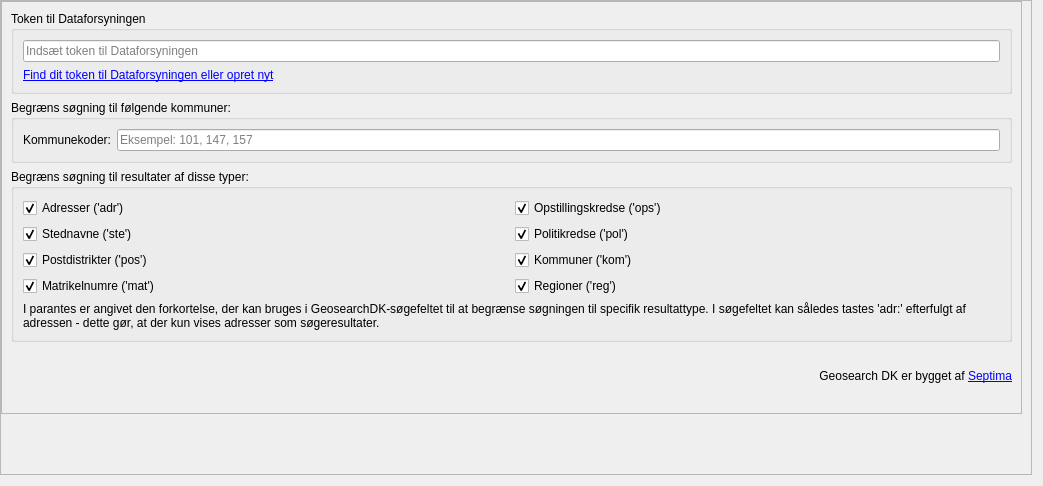
<?xml version="1.0" encoding="UTF-8"?>
<ui version="4.0">
 <class>geosearchConfigWidget</class>
 <widget class="QWidget" name="geosearchConfigWidget">
  <property name="geometry">
   <rect>
    <x>0</x>
    <y>0</y>
    <width>1043</width>
    <height>486</height>
   </rect>
  </property>
  <property name="windowTitle">
   <string>Geosearch DK - Settings</string>
  </property>
  <layout class="QGridLayout" name="gridLayout">
   <property name="leftMargin">
    <number>0</number>
   </property>
   <property name="topMargin">
    <number>0</number>
   </property>
   <item row="0" column="0">
    <widget class="QScrollArea" name="scrollArea">
     <property name="sizePolicy">
      <sizepolicy hsizetype="Expanding" vsizetype="Expanding">
       <horstretch>0</horstretch>
       <verstretch>0</verstretch>
      </sizepolicy>
     </property>
     <property name="toolTip">
      <string/>
     </property>
     <property name="frameShadow">
      <enum>QFrame::Raised</enum>
     </property>
     <property name="lineWidth">
      <number>0</number>
     </property>
     <property name="widgetResizable">
      <bool>true</bool>
     </property>
     <property name="alignment">
      <set>Qt::AlignLeading|Qt::AlignLeft|Qt::AlignTop</set>
     </property>
     <widget class="QWidget" name="scrollAreaWidgetContents_7">
      <property name="geometry">
       <rect>
        <x>0</x>
        <y>0</y>
        <width>1029</width>
        <height>447</height>
       </rect>
      </property>
      <property name="sizePolicy">
       <sizepolicy hsizetype="Preferred" vsizetype="Fixed">
        <horstretch>0</horstretch>
        <verstretch>0</verstretch>
       </sizepolicy>
      </property>
      <layout class="QGridLayout" name="gridLayout_2">
       <property name="leftMargin">
        <number>0</number>
       </property>
       <property name="topMargin">
        <number>0</number>
       </property>
       <item row="0" column="0">
        <widget class="QFrame" name="frame">
         <property name="sizePolicy">
          <sizepolicy hsizetype="Preferred" vsizetype="Fixed">
           <horstretch>0</horstretch>
           <verstretch>0</verstretch>
          </sizepolicy>
         </property>
         <property name="frameShape">
          <enum>QFrame::StyledPanel</enum>
         </property>
         <property name="frameShadow">
          <enum>QFrame::Raised</enum>
         </property>
         <layout class="QVBoxLayout" name="verticalLayout_2">
          <item>
           <widget class="QGroupBox" name="groupBox">
            <property name="title">
             <string>Token til Dataforsyningen</string>
            </property>
            <layout class="QVBoxLayout" name="verticalLayout">
             <item>
              <widget class="QLineEdit" name="token">
               <property name="text">
                <string/>
               </property>
               <property name="placeholderText">
                <string>Indsæt token til Dataforsyningen</string>
               </property>
              </widget>
             </item>
             <item>
              <widget class="QLabel" name="label">
               <property name="text">
                <string>&lt;html&gt;&lt;head/&gt;&lt;body&gt;&lt;p&gt;&lt;a href=&quot;https://dataforsyningen.dk/user#token&quot;&gt;&lt;span style=&quot; text-decoration: underline; color:#0000ff;&quot;&gt;Find dit token til Dataforsyningen eller opret nyt&lt;/span&gt;&lt;/a&gt;</string>
               </property>
               <property name="openExternalLinks">
                <bool>true</bool>
               </property>
              </widget>
             </item>
            </layout>
           </widget>
          </item>
          <item>
           <widget class="QGroupBox" name="kommunefilterGroupBox">
            <property name="toolTip">
             <string>Søg kun i listede kommuner</string>
            </property>
            <property name="title">
             <string>Begræns søgning til følgende kommuner:</string>
            </property>
            <property name="flat">
             <bool>false</bool>
            </property>
            <property name="checkable">
             <bool>false</bool>
            </property>
            <layout class="QVBoxLayout" name="verticalLayout_3">
             <item>
              <layout class="QFormLayout" name="formLayout">
               <item row="0" column="1">
                <widget class="QLineEdit" name="kommunefilter">
                 <property name="toolTip">
                  <string/>
                 </property>
                 <property name="placeholderText">
                  <string>Eksempel: 101, 147, 157</string>
                 </property>
                </widget>
               </item>
               <item row="0" column="0">
                <widget class="QLabel" name="kommunekoderLabel">
                 <property name="text">
                  <string>Kommunekoder:</string>
                 </property>
                </widget>
               </item>
              </layout>
             </item>
            </layout>
           </widget>
          </item>
          <item>
           <widget class="QGroupBox" name="filterGroupBox_2">
            <property name="toolTip">
             <string>Søg kun blandt markerede typer</string>
            </property>
            <property name="title">
             <string>Begræns søgning til resultater af disse typer:</string>
            </property>
            <layout class="QVBoxLayout" name="verticalLayout_5">
             <item>
              <layout class="QGridLayout" name="gridLayout_3">
               <item row="0" column="0">
                <widget class="QCheckBox" name="search_adr">
                 <property name="text">
                  <string>Adresser ('adr')</string>
                 </property>
                 <property name="checked">
                  <bool>true</bool>
                 </property>
                </widget>
               </item>
               <item row="0" column="1">
                <widget class="QCheckBox" name="search_ops">
                 <property name="text">
                  <string>Opstillingskredse ('ops')</string>
                 </property>
                 <property name="checked">
                  <bool>true</bool>
                 </property>
                </widget>
               </item>
               <item row="1" column="0">
                <widget class="QCheckBox" name="search_ste">
                 <property name="text">
                  <string>Stednavne ('ste')</string>
                 </property>
                 <property name="checked">
                  <bool>true</bool>
                 </property>
                </widget>
               </item>
               <item row="1" column="1">
                <widget class="QCheckBox" name="search_pol">
                 <property name="text">
                  <string>Politikredse ('pol')</string>
                 </property>
                 <property name="checked">
                  <bool>true</bool>
                 </property>
                </widget>
               </item>
               <item row="2" column="0">
                <widget class="QCheckBox" name="search_pos">
                 <property name="text">
                  <string>Postdistrikter ('pos')</string>
                 </property>
                 <property name="checked">
                  <bool>true</bool>
                 </property>
                </widget>
               </item>
               <item row="2" column="1">
                <widget class="QCheckBox" name="search_kom">
                 <property name="text">
                  <string>Kommuner ('kom')</string>
                 </property>
                 <property name="checked">
                  <bool>true</bool>
                 </property>
                </widget>
               </item>
               <item row="3" column="0">
                <widget class="QCheckBox" name="search_mat">
                 <property name="text">
                  <string>Matrikelnumre ('mat')</string>
                 </property>
                 <property name="checked">
                  <bool>true</bool>
                 </property>
                </widget>
               </item>
               <item row="3" column="1">
                <widget class="QCheckBox" name="search_reg">
                 <property name="text">
                  <string>Regioner ('reg')</string>
                 </property>
                 <property name="checked">
                  <bool>true</bool>
                 </property>
                </widget>
               </item>
              </layout>
             </item>
             <item>
              <widget class="QLabel" name="label_soegtip1">
               <property name="sizePolicy">
                <sizepolicy hsizetype="Expanding" vsizetype="Preferred">
                 <horstretch>0</horstretch>
                 <verstretch>0</verstretch>
                </sizepolicy>
               </property>
               <property name="text">
                <string>I parantes er angivet den forkortelse, der kan bruges i GeosearchDK-søgefeltet til at begrænse søgningen til specifik resultattype. I søgefeltet kan således tastes 'adr:' efterfulgt af adressen - dette gør, at der kun vises adresser som søgeresultater.</string>
               </property>
               <property name="alignment">
                <set>Qt::AlignLeading|Qt::AlignLeft|Qt::AlignTop</set>
               </property>
               <property name="wordWrap">
                <bool>true</bool>
               </property>
              </widget>
             </item>
            </layout>
           </widget>
          </item>
          <item>
           <widget class="QLabel" name="copyrightLabel">
            <property name="text">
             <string>&lt;html&gt;&lt;head/&gt;&lt;body&gt;&lt;p&gt;Geosearch DK er bygget af &lt;a href=&quot;https://septima.dk&quot;&gt;&lt;span style=&quot; text-decoration: underline; color:#0000ff;&quot;&gt;Septima&lt;/span&gt;&lt;/a&gt;&lt;/p&gt;&lt;/body&gt;&lt;/html&gt;</string>
            </property>
            <property name="alignment">
             <set>Qt::AlignRight|Qt::AlignTrailing|Qt::AlignVCenter</set>
            </property>
            <property name="openExternalLinks">
             <bool>true</bool>
            </property>
           </widget>
          </item>
         </layout>
        </widget>
       </item>
      </layout>
     </widget>
    </widget>
   </item>
  </layout>
 </widget>
 <resources/>
 <connections/>
</ui>
